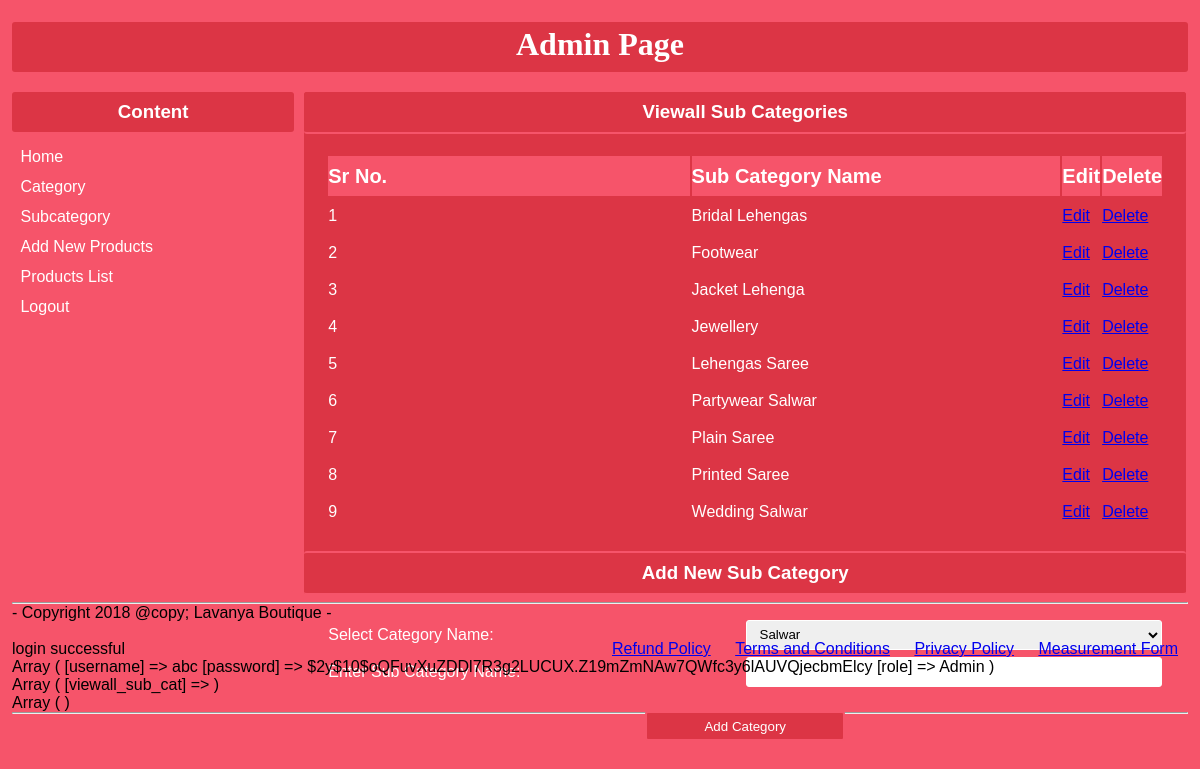
The app's page /view/admin/index.php?viewall_sub_cat (signed in) with its own data.
### tables this page shows
CREATE TABLE `sub_cat` (
  `sub_cat_id` int(10) NOT NULL,
  `sub_cat_name` varchar(155) NOT NULL,
  `cat_id` int(10) NOT NULL
);

### model/function.php (the view, shortened to what this page needs)
<?php
    function viewall_cat(){
         include("db.php");
         $fetch_cat = $conn->prepare("select * from main_cat");
         $fetch_cat->setFetchMode(PDO:: FETCH_ASSOC);
         $fetch_cat->execute();
         while($row = $fetch_cat->fetch()):
            echo"<option value = '".$row['cat_id']."'>".$row['cat_name']."</option>";
         endwhile;
     }
     function viewall_sub_category(){
        include("db.php");
        $fetch_cat = $conn->prepare("select * from sub_cat order by sub_cat_name");
        $fetch_cat->setFetchMode(PDO:: FETCH_ASSOC);
        $fetch_cat->execute();
        $i = 1;
        while($row = $fetch_cat->fetch()):
            echo "<tr>
                      <td>".$i++."</td>
                      <td>".$row['sub_cat_name']."</td>
                      <td><a href ='index.php?edit_sub_cat=".$row['sub_cat_id']."'>Edit</a></td>
                      <td><a href = 'del_cat.php?del_sub_cat=".$row['sub_cat_id']."'>Delete</a></td>
                  </tr>
                  ";
        endwhile;
    }
?>

### view/admin/css/style.css (style rules this page uses)
* { padding: 0; margin: 0; font-family: verdena, Geneva, sans-serif; }
body { background: #F6546A; padding: 1%; box-sizing: border-box; }
#bodyright form table tr td { height: 35px; width:50%; color:#fff; }

### records on screen
sub_cat: sub_cat_name "Bridal Lehengas"
sub_cat: sub_cat_name "Footwear"
sub_cat: sub_cat_name "Jacket Lehenga"
sub_cat: sub_cat_name "Jewellery"
sub_cat: sub_cat_name "Lehengas Saree"
sub_cat: sub_cat_name "Partywear Salwar"
sub_cat: sub_cat_name "Plain Saree"
sub_cat: sub_cat_name "Printed Saree"
sub_cat: sub_cat_name "Wedding Salwar"

### other values on screen
$_SESSION['message'] "login successful"
form field main_cat "Salwar"
